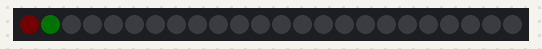
The sketch below on a simulated Arduino Uno, built with avr-gcc and run on an emulated ATmega328P. Parts: 24 RGB LEDs in strip order, left to right. Dim RGB values are drawn brighter than linear.

Above: at 0.65 s.
At 4.56 s:
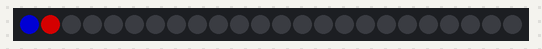
At 8.46 s:
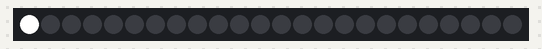
At 19.27 s:
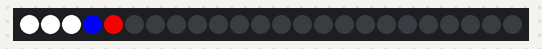
At 30.39 s:
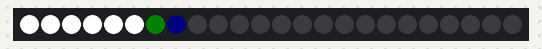
At 39.7 s:
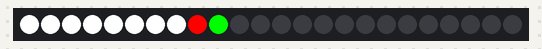

The sketch:

WS2812B_Multiple.ino
```cpp
/*

Demonstrates the use of the Parallax WS2812B RGB Led Module (#28085)

This demo cycles two LEDs through the three primary colors, red, blue, and
green, slowly fading in for each color.

For a demonstration using just one WS2812B RGB LED module, please see the
'WS2812B_Single' sketch.

------------

This sketch REQUIRES the use of a third-party library, Adafruit_NeoPixel.
Refer to the 'WS2812B_Single' sketch for important setup information
for this library.

This example code is for the Arduino Uno and direct compatible boards, using the
Arduino 1.0 or later IDE software. It has not been tested, nor designed for, other
Arduino boards, including the Arduino Due.

------------

Connections:
First LED    Arduino
GND          GND
5V           5V
SI           Digital Pin 6

First LED    Second LED
GND          GND
5V           5V
SO           SI

Note: Both the 5V and GND connections on the LED modules are thru-connected.
You may connect ground and power to either side of the module.

*/

#include <Adafruit_NeoPixel.h>         // Include Adafruit NeoPixel library
#define PIN            6               // First LED on digital pin 6
#define NUMLEDS        24              // Use total of 2 LEDs

// Create 'leds' object to drive LEDs
Adafruit_NeoPixel leds = Adafruit_NeoPixel(NUMLEDS, PIN, NEO_GRB + NEO_KHZ800);

int wait = 5;                         // Standard wait delay of 5 milliseconds

void setup() {
  leds.begin();                       // Initialize 'leds' object

  for(int i = 0; i < NUMLEDS; i++){
    //Make sure both LEDs are off to demonstrate start of sketch
    leds.setPixelColor(i, leds.Color(0, 0, 0));  // Turn off LEDi
  }
  leds.show();                        // Set new values
  delay(500);

}

// Loop through changing R, G, and B colors
// Each color fades in from off (i=0) to fully on (i=255)
void loop() {
  for(int j=0; j<NUMLEDS-1; j++){
    for(int i=0; i<255; i++) {            // Count up color units from 0 to 255
      leds.setPixelColor(j, leds.Color(i, 0, 0));  // Color mix for LED0
      leds.setPixelColor(j+1, leds.Color(0, i, 0));  // Color mix for LED1
      leds.show();                        // Set the LEDs
      delay(wait);                        // Delay for visual effect
    }
    for(int i=0; i<255; i++) {            // Loop through next color change
      leds.setPixelColor(j, leds.Color(0, i, 0));
      leds.setPixelColor(j+1, leds.Color(0, 0, i));
      leds.show();
      delay(wait);
    }
    for(int i=0; i<255; i++) {            // Loop through next color change
      leds.setPixelColor(j, leds.Color(0, 0, i));
      leds.setPixelColor(j+1, leds.Color(i, 0, 0));
      leds.show();
      delay(wait);
    }
    leds.setPixelColor(j, leds.Color(255, 255, 255));
  }
  delay(10);
}
```
